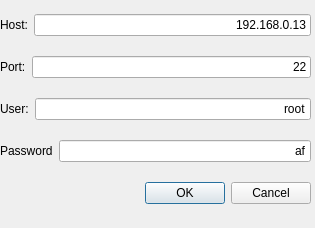
<?xml version="1.0" encoding="UTF-8"?>
<ui version="4.0">
 <class>ConnectionDialog</class>
 <widget class="QDialog" name="ConnectionDialog">
  <property name="geometry">
   <rect>
    <x>0</x>
    <y>0</y>
    <width>315</width>
    <height>228</height>
   </rect>
  </property>
  <property name="sizePolicy">
   <sizepolicy hsizetype="MinimumExpanding" vsizetype="MinimumExpanding">
    <horstretch>0</horstretch>
    <verstretch>0</verstretch>
   </sizepolicy>
  </property>
  <property name="windowTitle">
   <string>Connection details</string>
  </property>
  <widget class="QWidget" name="layoutWidget">
   <property name="geometry">
    <rect>
     <x>0</x>
     <y>0</y>
     <width>311</width>
     <height>221</height>
    </rect>
   </property>
   <layout class="QVBoxLayout" name="verticalLayout">
    <property name="sizeConstraint">
     <enum>QLayout::SetDefaultConstraint</enum>
    </property>
    <item>
     <layout class="QHBoxLayout" name="horizontalLayout_4">
      <item>
       <widget class="QLabel" name="label">
        <property name="text">
         <string>Host:</string>
        </property>
       </widget>
      </item>
      <item>
       <widget class="QLineEdit" name="hostInput">
        <property name="text">
         <string>192.168.0.13</string>
        </property>
        <property name="alignment">
         <set>Qt::AlignRight|Qt::AlignTrailing|Qt::AlignVCenter</set>
        </property>
       </widget>
      </item>
     </layout>
    </item>
    <item>
     <layout class="QHBoxLayout" name="horizontalLayout_3">
      <item>
       <widget class="QLabel" name="label_2">
        <property name="text">
         <string>Port:</string>
        </property>
       </widget>
      </item>
      <item>
       <widget class="QLineEdit" name="portInput">
        <property name="text">
         <string>22</string>
        </property>
        <property name="alignment">
         <set>Qt::AlignRight|Qt::AlignTrailing|Qt::AlignVCenter</set>
        </property>
       </widget>
      </item>
     </layout>
    </item>
    <item>
     <layout class="QHBoxLayout" name="horizontalLayout_2">
      <item>
       <widget class="QLabel" name="label_3">
        <property name="text">
         <string>User:</string>
        </property>
       </widget>
      </item>
      <item>
       <widget class="QLineEdit" name="userInput">
        <property name="text">
         <string>root</string>
        </property>
        <property name="alignment">
         <set>Qt::AlignRight|Qt::AlignTrailing|Qt::AlignVCenter</set>
        </property>
       </widget>
      </item>
     </layout>
    </item>
    <item>
     <layout class="QHBoxLayout" name="horizontalLayout">
      <item>
       <widget class="QLabel" name="label_4">
        <property name="text">
         <string>Password</string>
        </property>
       </widget>
      </item>
      <item>
       <widget class="QLineEdit" name="passInput">
        <property name="text">
         <string>af</string>
        </property>
        <property name="alignment">
         <set>Qt::AlignRight|Qt::AlignTrailing|Qt::AlignVCenter</set>
        </property>
        <property name="clearButtonEnabled">
         <bool>false</bool>
        </property>
       </widget>
      </item>
     </layout>
    </item>
    <item>
     <widget class="QDialogButtonBox" name="buttonBox">
      <property name="orientation">
       <enum>Qt::Horizontal</enum>
      </property>
      <property name="standardButtons">
       <set>QDialogButtonBox::Cancel|QDialogButtonBox::Ok</set>
      </property>
     </widget>
    </item>
   </layout>
  </widget>
 </widget>
 <resources/>
 <connections>
  <connection>
   <sender>buttonBox</sender>
   <signal>accepted()</signal>
   <receiver>ConnectionDialog</receiver>
   <slot>accept()</slot>
   <hints>
    <hint type="sourcelabel">
     <x>248</x>
     <y>254</y>
    </hint>
    <hint type="destinationlabel">
     <x>157</x>
     <y>274</y>
    </hint>
   </hints>
  </connection>
  <connection>
   <sender>buttonBox</sender>
   <signal>rejected()</signal>
   <receiver>ConnectionDialog</receiver>
   <slot>reject()</slot>
   <hints>
    <hint type="sourcelabel">
     <x>316</x>
     <y>260</y>
    </hint>
    <hint type="destinationlabel">
     <x>286</x>
     <y>274</y>
    </hint>
   </hints>
  </connection>
 </connections>
</ui>
